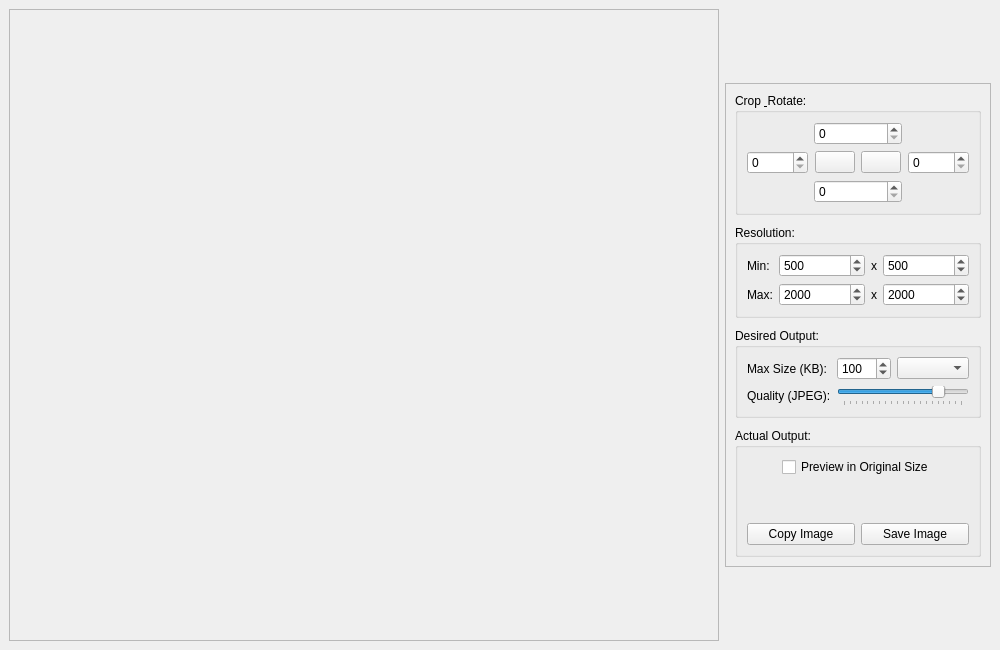
<?xml version="1.0" encoding="UTF-8"?>
<ui version="4.0">
 <class>Main</class>
 <widget class="QMainWindow" name="Main">
  <property name="geometry">
   <rect>
    <x>0</x>
    <y>0</y>
    <width>1000</width>
    <height>650</height>
   </rect>
  </property>
  <property name="windowTitle">
   <string>Smol Img Tool</string>
  </property>
  <widget class="QWidget" name="centralwidget">
   <layout class="QHBoxLayout" name="horizontalLayout">
    <item>
     <widget class="QScrollArea" name="image_frame">
      <property name="widgetResizable">
       <bool>true</bool>
      </property>
      <widget class="QWidget" name="scrollAreaWidgetContents">
       <property name="geometry">
        <rect>
         <x>0</x>
         <y>0</y>
         <width>666</width>
         <height>630</height>
        </rect>
       </property>
      </widget>
     </widget>
    </item>
    <item>
     <widget class="QFrame" name="frame">
      <property name="enabled">
       <bool>true</bool>
      </property>
      <property name="sizePolicy">
       <sizepolicy hsizetype="Fixed" vsizetype="Fixed">
        <horstretch>1</horstretch>
        <verstretch>0</verstretch>
       </sizepolicy>
      </property>
      <property name="layoutDirection">
       <enum>Qt::LeftToRight</enum>
      </property>
      <property name="autoFillBackground">
       <bool>false</bool>
      </property>
      <property name="frameShape">
       <enum>QFrame::StyledPanel</enum>
      </property>
      <property name="frameShadow">
       <enum>QFrame::Raised</enum>
      </property>
      <layout class="QVBoxLayout" name="verticalLayout_4">
       <property name="spacing">
        <number>10</number>
       </property>
       <item>
        <widget class="QGroupBox" name="crop_values">
         <property name="sizePolicy">
          <sizepolicy hsizetype="Preferred" vsizetype="Fixed">
           <horstretch>0</horstretch>
           <verstretch>0</verstretch>
          </sizepolicy>
         </property>
         <property name="title">
          <string>Crop &amp; Rotate:</string>
         </property>
         <layout class="QGridLayout" name="gridLayout_2">
          <item row="2" column="5" alignment="Qt::AlignHCenter|Qt::AlignVCenter">
           <widget class="QPushButton" name="phony_btn">
            <property name="enabled">
             <bool>true</bool>
            </property>
            <property name="sizePolicy">
             <sizepolicy hsizetype="Fixed" vsizetype="Fixed">
              <horstretch>0</horstretch>
              <verstretch>0</verstretch>
             </sizepolicy>
            </property>
            <property name="minimumSize">
             <size>
              <width>0</width>
              <height>0</height>
             </size>
            </property>
            <property name="maximumSize">
             <size>
              <width>0</width>
              <height>0</height>
             </size>
            </property>
            <property name="font">
             <font>
              <pointsize>1</pointsize>
              <kerning>false</kerning>
             </font>
            </property>
            <property name="text">
             <string/>
            </property>
            <property name="iconSize">
             <size>
              <width>0</width>
              <height>0</height>
             </size>
            </property>
           </widget>
          </item>
          <item row="1" column="5">
           <widget class="QSpinBox" name="crop_right">
            <property name="sizePolicy">
             <sizepolicy hsizetype="Preferred" vsizetype="Fixed">
              <horstretch>0</horstretch>
              <verstretch>0</verstretch>
             </sizepolicy>
            </property>
            <property name="toolTip">
             <string>Crop Right</string>
            </property>
            <property name="accelerated">
             <bool>true</bool>
            </property>
            <property name="maximum">
             <number>10000</number>
            </property>
           </widget>
          </item>
          <item row="1" column="3" alignment="Qt::AlignLeft|Qt::AlignVCenter">
           <widget class="QPushButton" name="rotr_btn">
            <property name="sizePolicy">
             <sizepolicy hsizetype="Fixed" vsizetype="Fixed">
              <horstretch>0</horstretch>
              <verstretch>0</verstretch>
             </sizepolicy>
            </property>
            <property name="toolTip">
             <string>Rotate Clockwise</string>
            </property>
            <property name="text">
             <string/>
            </property>
            <property name="icon">
             <iconset theme="object-rotate-right"/>
            </property>
           </widget>
          </item>
          <item row="1" column="0">
           <widget class="QSpinBox" name="crop_left">
            <property name="sizePolicy">
             <sizepolicy hsizetype="Preferred" vsizetype="Fixed">
              <horstretch>0</horstretch>
              <verstretch>0</verstretch>
             </sizepolicy>
            </property>
            <property name="toolTip">
             <string>Crop Left</string>
            </property>
            <property name="accelerated">
             <bool>true</bool>
            </property>
            <property name="maximum">
             <number>10000</number>
            </property>
           </widget>
          </item>
          <item row="1" column="2" alignment="Qt::AlignRight|Qt::AlignVCenter">
           <widget class="QPushButton" name="rotl_btn">
            <property name="sizePolicy">
             <sizepolicy hsizetype="Fixed" vsizetype="Fixed">
              <horstretch>0</horstretch>
              <verstretch>0</verstretch>
             </sizepolicy>
            </property>
            <property name="toolTip">
             <string>Rotate Anticlockwise</string>
            </property>
            <property name="text">
             <string/>
            </property>
            <property name="icon">
             <iconset theme="object-rotate-left"/>
            </property>
           </widget>
          </item>
          <item row="2" column="2" colspan="2">
           <widget class="QSpinBox" name="crop_bottom">
            <property name="sizePolicy">
             <sizepolicy hsizetype="Preferred" vsizetype="Fixed">
              <horstretch>0</horstretch>
              <verstretch>0</verstretch>
             </sizepolicy>
            </property>
            <property name="toolTip">
             <string>Crop Bottom</string>
            </property>
            <property name="accelerated">
             <bool>true</bool>
            </property>
            <property name="maximum">
             <number>10000</number>
            </property>
           </widget>
          </item>
          <item row="0" column="2" colspan="2">
           <widget class="QSpinBox" name="crop_top">
            <property name="sizePolicy">
             <sizepolicy hsizetype="Preferred" vsizetype="Fixed">
              <horstretch>0</horstretch>
              <verstretch>0</verstretch>
             </sizepolicy>
            </property>
            <property name="toolTip">
             <string>Crop Top</string>
            </property>
            <property name="accelerated">
             <bool>true</bool>
            </property>
            <property name="maximum">
             <number>10000</number>
            </property>
           </widget>
          </item>
         </layout>
        </widget>
       </item>
       <item>
        <widget class="QGroupBox" name="min_resolution">
         <property name="sizePolicy">
          <sizepolicy hsizetype="Preferred" vsizetype="Fixed">
           <horstretch>0</horstretch>
           <verstretch>0</verstretch>
          </sizepolicy>
         </property>
         <property name="title">
          <string>Resolution:</string>
         </property>
         <layout class="QGridLayout" name="gridLayout">
          <item row="1" column="1">
           <widget class="QSpinBox" name="max_width">
            <property name="sizePolicy">
             <sizepolicy hsizetype="Preferred" vsizetype="Fixed">
              <horstretch>0</horstretch>
              <verstretch>0</verstretch>
             </sizepolicy>
            </property>
            <property name="accelerated">
             <bool>true</bool>
            </property>
            <property name="maximum">
             <number>5000</number>
            </property>
            <property name="value">
             <number>2000</number>
            </property>
           </widget>
          </item>
          <item row="1" column="2">
           <widget class="QLabel" name="label_2">
            <property name="sizePolicy">
             <sizepolicy hsizetype="Fixed" vsizetype="Preferred">
              <horstretch>0</horstretch>
              <verstretch>0</verstretch>
             </sizepolicy>
            </property>
            <property name="text">
             <string>x</string>
            </property>
           </widget>
          </item>
          <item row="0" column="1">
           <widget class="QSpinBox" name="min_width">
            <property name="sizePolicy">
             <sizepolicy hsizetype="Preferred" vsizetype="Fixed">
              <horstretch>0</horstretch>
              <verstretch>0</verstretch>
             </sizepolicy>
            </property>
            <property name="accelerated">
             <bool>true</bool>
            </property>
            <property name="maximum">
             <number>4000</number>
            </property>
            <property name="value">
             <number>500</number>
            </property>
           </widget>
          </item>
          <item row="0" column="0">
           <widget class="QLabel" name="label_7">
            <property name="sizePolicy">
             <sizepolicy hsizetype="Fixed" vsizetype="Preferred">
              <horstretch>0</horstretch>
              <verstretch>0</verstretch>
             </sizepolicy>
            </property>
            <property name="text">
             <string>Min:</string>
            </property>
           </widget>
          </item>
          <item row="0" column="3">
           <widget class="QSpinBox" name="min_height">
            <property name="sizePolicy">
             <sizepolicy hsizetype="Preferred" vsizetype="Fixed">
              <horstretch>0</horstretch>
              <verstretch>0</verstretch>
             </sizepolicy>
            </property>
            <property name="accelerated">
             <bool>true</bool>
            </property>
            <property name="maximum">
             <number>4000</number>
            </property>
            <property name="value">
             <number>500</number>
            </property>
           </widget>
          </item>
          <item row="1" column="0">
           <widget class="QLabel" name="label_8">
            <property name="sizePolicy">
             <sizepolicy hsizetype="Fixed" vsizetype="Preferred">
              <horstretch>0</horstretch>
              <verstretch>0</verstretch>
             </sizepolicy>
            </property>
            <property name="text">
             <string>Max:</string>
            </property>
           </widget>
          </item>
          <item row="1" column="3">
           <widget class="QSpinBox" name="max_height">
            <property name="sizePolicy">
             <sizepolicy hsizetype="Preferred" vsizetype="Fixed">
              <horstretch>0</horstretch>
              <verstretch>0</verstretch>
             </sizepolicy>
            </property>
            <property name="accelerated">
             <bool>true</bool>
            </property>
            <property name="maximum">
             <number>5000</number>
            </property>
            <property name="value">
             <number>2000</number>
            </property>
           </widget>
          </item>
          <item row="0" column="2">
           <widget class="QLabel" name="label">
            <property name="sizePolicy">
             <sizepolicy hsizetype="Fixed" vsizetype="Preferred">
              <horstretch>0</horstretch>
              <verstretch>0</verstretch>
             </sizepolicy>
            </property>
            <property name="text">
             <string>x</string>
            </property>
           </widget>
          </item>
         </layout>
        </widget>
       </item>
       <item>
        <widget class="QGroupBox" name="groupBox">
         <property name="sizePolicy">
          <sizepolicy hsizetype="Preferred" vsizetype="Fixed">
           <horstretch>0</horstretch>
           <verstretch>0</verstretch>
          </sizepolicy>
         </property>
         <property name="title">
          <string>Desired Output:</string>
         </property>
         <layout class="QGridLayout" name="gridLayout_3">
          <item row="0" column="1">
           <widget class="QSpinBox" name="img_size">
            <property name="sizePolicy">
             <sizepolicy hsizetype="Preferred" vsizetype="Fixed">
              <horstretch>0</horstretch>
              <verstretch>0</verstretch>
             </sizepolicy>
            </property>
            <property name="accelerated">
             <bool>true</bool>
            </property>
            <property name="minimum">
             <number>1</number>
            </property>
            <property name="maximum">
             <number>5000</number>
            </property>
            <property name="stepType">
             <enum>QAbstractSpinBox::DefaultStepType</enum>
            </property>
            <property name="value">
             <number>100</number>
            </property>
           </widget>
          </item>
          <item row="0" column="2">
           <widget class="QComboBox" name="img_format">
            <property name="sizePolicy">
             <sizepolicy hsizetype="Preferred" vsizetype="Fixed">
              <horstretch>0</horstretch>
              <verstretch>0</verstretch>
             </sizepolicy>
            </property>
           </widget>
          </item>
          <item row="2" column="0">
           <widget class="QLabel" name="label_10">
            <property name="sizePolicy">
             <sizepolicy hsizetype="Fixed" vsizetype="Preferred">
              <horstretch>0</horstretch>
              <verstretch>0</verstretch>
             </sizepolicy>
            </property>
            <property name="toolTip">
             <string/>
            </property>
            <property name="text">
             <string>Quality (JPEG):</string>
            </property>
           </widget>
          </item>
          <item row="2" column="1" colspan="2">
           <widget class="QSlider" name="img_quality">
            <property name="sizePolicy">
             <sizepolicy hsizetype="Minimum" vsizetype="Fixed">
              <horstretch>0</horstretch>
              <verstretch>0</verstretch>
             </sizepolicy>
            </property>
            <property name="toolTip">
             <string/>
            </property>
            <property name="minimum">
             <number>0</number>
            </property>
            <property name="maximum">
             <number>100</number>
            </property>
            <property name="singleStep">
             <number>1</number>
            </property>
            <property name="pageStep">
             <number>5</number>
            </property>
            <property name="value">
             <number>80</number>
            </property>
            <property name="tracking">
             <bool>true</bool>
            </property>
            <property name="orientation">
             <enum>Qt::Horizontal</enum>
            </property>
            <property name="invertedAppearance">
             <bool>false</bool>
            </property>
            <property name="invertedControls">
             <bool>false</bool>
            </property>
            <property name="tickPosition">
             <enum>QSlider::TicksBelow</enum>
            </property>
           </widget>
          </item>
          <item row="0" column="0">
           <widget class="QLabel" name="label_9">
            <property name="text">
             <string>Max Size (KB):</string>
            </property>
           </widget>
          </item>
         </layout>
        </widget>
       </item>
       <item>
        <widget class="QGroupBox" name="groupBox_2">
         <property name="sizePolicy">
          <sizepolicy hsizetype="Preferred" vsizetype="Fixed">
           <horstretch>0</horstretch>
           <verstretch>0</verstretch>
          </sizepolicy>
         </property>
         <property name="title">
          <string>Actual Output:</string>
         </property>
         <layout class="QGridLayout" name="gridLayout_4">
          <item row="4" column="0">
           <widget class="QPushButton" name="copy_btn">
            <property name="enabled">
             <bool>true</bool>
            </property>
            <property name="text">
             <string>Copy Image</string>
            </property>
           </widget>
          </item>
          <item row="2" column="0" colspan="2">
           <widget class="QLabel" name="out_size_str">
            <property name="text">
             <string/>
            </property>
            <property name="alignment">
             <set>Qt::AlignCenter</set>
            </property>
           </widget>
          </item>
          <item row="1" column="0" colspan="2">
           <widget class="QLabel" name="out_res_str">
            <property name="text">
             <string/>
            </property>
            <property name="alignment">
             <set>Qt::AlignCenter</set>
            </property>
           </widget>
          </item>
          <item row="4" column="1">
           <widget class="QPushButton" name="save_btn">
            <property name="sizePolicy">
             <sizepolicy hsizetype="Preferred" vsizetype="Fixed">
              <horstretch>0</horstretch>
              <verstretch>0</verstretch>
             </sizepolicy>
            </property>
            <property name="text">
             <string>Save Image</string>
            </property>
           </widget>
          </item>
          <item row="0" column="0" colspan="2" alignment="Qt::AlignHCenter">
           <widget class="QCheckBox" name="preview_original_sz">
            <property name="text">
             <string>Preview in Original Size</string>
            </property>
            <property name="checked">
             <bool>false</bool>
            </property>
           </widget>
          </item>
         </layout>
        </widget>
       </item>
      </layout>
     </widget>
    </item>
   </layout>
  </widget>
 </widget>
 <tabstops>
  <tabstop>crop_top</tabstop>
  <tabstop>crop_left</tabstop>
  <tabstop>crop_right</tabstop>
  <tabstop>crop_bottom</tabstop>
  <tabstop>min_width</tabstop>
  <tabstop>min_height</tabstop>
  <tabstop>max_width</tabstop>
  <tabstop>max_height</tabstop>
  <tabstop>img_size</tabstop>
  <tabstop>img_format</tabstop>
  <tabstop>img_quality</tabstop>
  <tabstop>preview_original_sz</tabstop>
  <tabstop>copy_btn</tabstop>
  <tabstop>save_btn</tabstop>
  <tabstop>image_frame</tabstop>
 </tabstops>
 <resources/>
 <connections>
  <connection>
   <sender>crop_left</sender>
   <signal>valueChanged(int)</signal>
   <receiver>phony_btn</receiver>
   <slot>click()</slot>
   <hints>
    <hint type="sourcelabel">
     <x>779</x>
     <y>113</y>
    </hint>
    <hint type="destinationlabel">
     <x>834</x>
     <y>123</y>
    </hint>
   </hints>
  </connection>
  <connection>
   <sender>crop_top</sender>
   <signal>valueChanged(int)</signal>
   <receiver>phony_btn</receiver>
   <slot>click()</slot>
   <hints>
    <hint type="sourcelabel">
     <x>855</x>
     <y>86</y>
    </hint>
    <hint type="destinationlabel">
     <x>834</x>
     <y>123</y>
    </hint>
   </hints>
  </connection>
  <connection>
   <sender>crop_right</sender>
   <signal>valueChanged(int)</signal>
   <receiver>phony_btn</receiver>
   <slot>click()</slot>
   <hints>
    <hint type="sourcelabel">
     <x>933</x>
     <y>113</y>
    </hint>
    <hint type="destinationlabel">
     <x>834</x>
     <y>123</y>
    </hint>
   </hints>
  </connection>
  <connection>
   <sender>crop_bottom</sender>
   <signal>valueChanged(int)</signal>
   <receiver>phony_btn</receiver>
   <slot>click()</slot>
   <hints>
    <hint type="sourcelabel">
     <x>875</x>
     <y>174</y>
    </hint>
    <hint type="destinationlabel">
     <x>834</x>
     <y>123</y>
    </hint>
   </hints>
  </connection>
  <connection>
   <sender>min_width</sender>
   <signal>valueChanged(int)</signal>
   <receiver>phony_btn</receiver>
   <slot>click()</slot>
   <hints>
    <hint type="sourcelabel">
     <x>843</x>
     <y>264</y>
    </hint>
    <hint type="destinationlabel">
     <x>834</x>
     <y>123</y>
    </hint>
   </hints>
  </connection>
  <connection>
   <sender>min_height</sender>
   <signal>valueChanged(int)</signal>
   <receiver>phony_btn</receiver>
   <slot>click()</slot>
   <hints>
    <hint type="sourcelabel">
     <x>912</x>
     <y>236</y>
    </hint>
    <hint type="destinationlabel">
     <x>834</x>
     <y>123</y>
    </hint>
   </hints>
  </connection>
  <connection>
   <sender>max_width</sender>
   <signal>valueChanged(int)</signal>
   <receiver>phony_btn</receiver>
   <slot>click()</slot>
   <hints>
    <hint type="sourcelabel">
     <x>843</x>
     <y>300</y>
    </hint>
    <hint type="destinationlabel">
     <x>834</x>
     <y>123</y>
    </hint>
   </hints>
  </connection>
  <connection>
   <sender>max_height</sender>
   <signal>valueChanged(int)</signal>
   <receiver>phony_btn</receiver>
   <slot>click()</slot>
   <hints>
    <hint type="sourcelabel">
     <x>962</x>
     <y>300</y>
    </hint>
    <hint type="destinationlabel">
     <x>834</x>
     <y>123</y>
    </hint>
   </hints>
  </connection>
  <connection>
   <sender>img_size</sender>
   <signal>valueChanged(int)</signal>
   <receiver>phony_btn</receiver>
   <slot>click()</slot>
   <hints>
    <hint type="sourcelabel">
     <x>873</x>
     <y>390</y>
    </hint>
    <hint type="destinationlabel">
     <x>834</x>
     <y>123</y>
    </hint>
   </hints>
  </connection>
  <connection>
   <sender>img_quality</sender>
   <signal>valueChanged(int)</signal>
   <receiver>phony_btn</receiver>
   <slot>click()</slot>
   <hints>
    <hint type="sourcelabel">
     <x>962</x>
     <y>420</y>
    </hint>
    <hint type="destinationlabel">
     <x>834</x>
     <y>123</y>
    </hint>
   </hints>
  </connection>
 </connections>
</ui>
